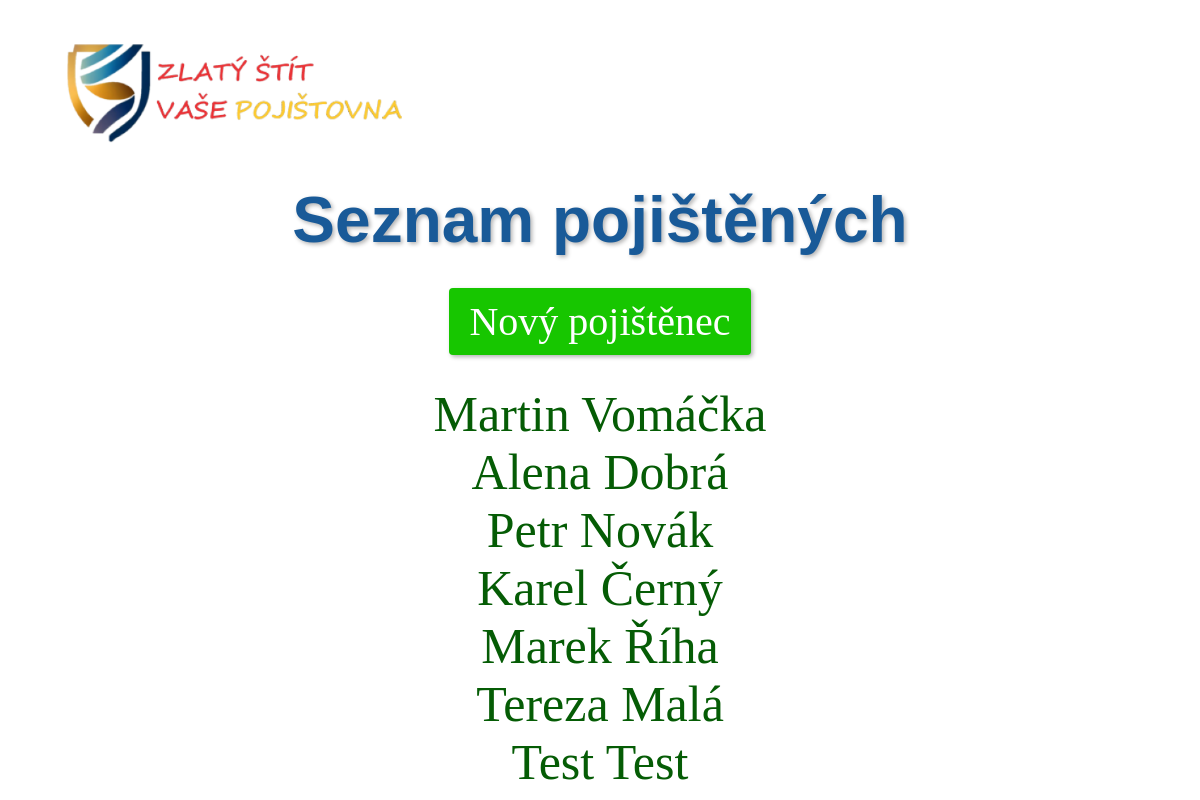
/pojisteni/, run on an earlier commit of the app's database.
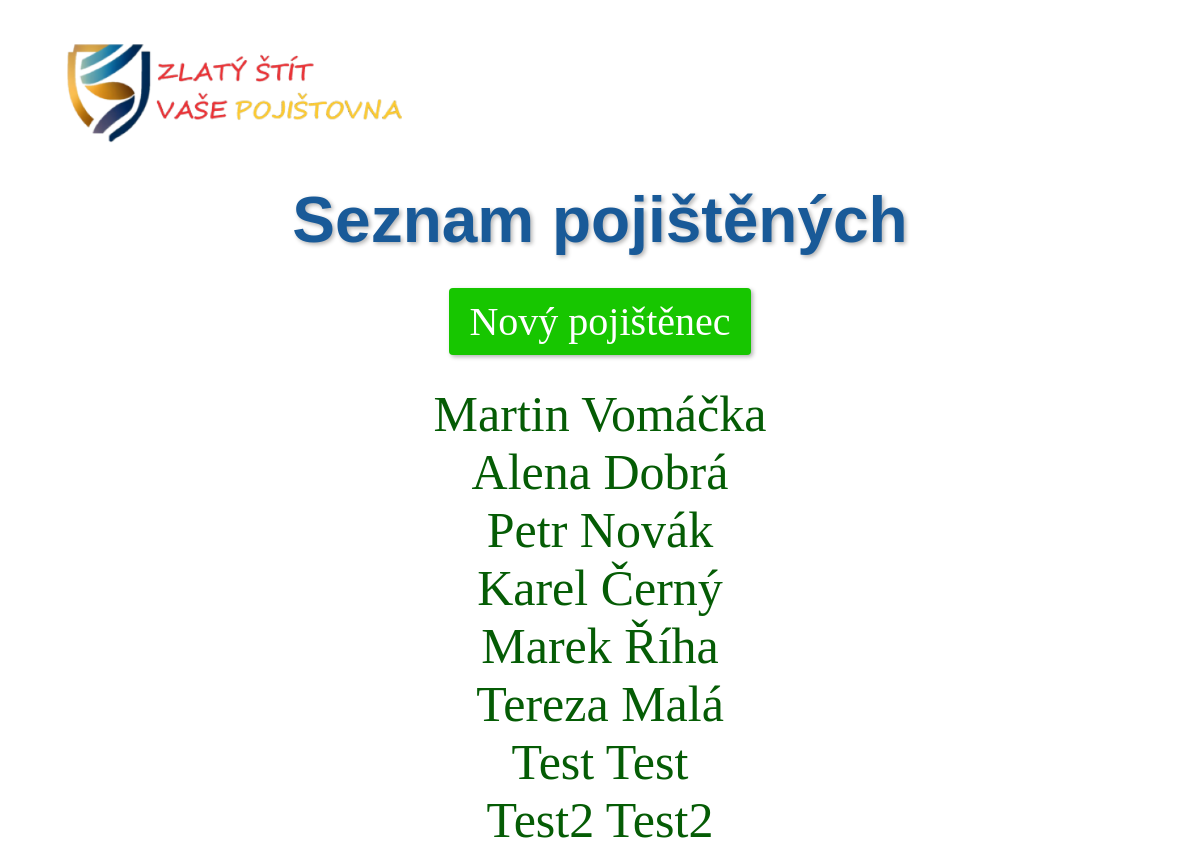
And on a later commit of the database.
### pojisteni/models.py (models this page shows, shortened)
class Pojisteny(models.Model):
    jmeno = models.CharField(max_length=100)
    prijmeni = models.CharField(max_length=100)
    email = models.EmailField()
    cislo_popisne = models.CharField(max_length=10)
    telefon = models.CharField(max_length=20)
    ulice = models.CharField(max_length=100)
    psc = models.CharField(max_length=10)
    mesto = models.CharField(max_length=100)

### pojisteni/views.py (the view)
# urls.py: path('', views.seznam_pojistenych, name='seznam_pojistenych'),
def seznam_pojistenych(request):
    pojisteni = Pojisteny.objects.all()
    return render(request, 'seznam_pojistenych.html', {'pojisteni': pojisteni})

### pojisteni/templates/seznam_pojistenych.html
{% load static %}
<link rel="stylesheet" href="{% static 'pojisteni/style.css' %}">
{% block content %}
<section class="oba">
  <div class="row">
    <img id="logo" src="{% static 'pojisteni/images/logo6.png' %}" alt="Logo">
    <h1>Seznam pojištěných</h1>
    <div class="centered-button">
        <a href="{% url 'novy_pojisteny' %}" class="btn btn-primary btn-novy">Nový pojištěnec</a>
    </div>
    <ul class="seznam">
    {% for pojisteny in pojisteni %}
        <li><a href="{% url 'detail_pojisteneho' pojisteny.pk %}">{{ pojisteny.jmeno }} {{ pojisteny.prijmeni }}</a></li>
    {% endfor %}
    </ul>
  </div>
</section>
{% endblock %}

What changed in the data, as far as the page shows it:
added Pojisteny: jmeno "Test2", prijmeni "Test2"
